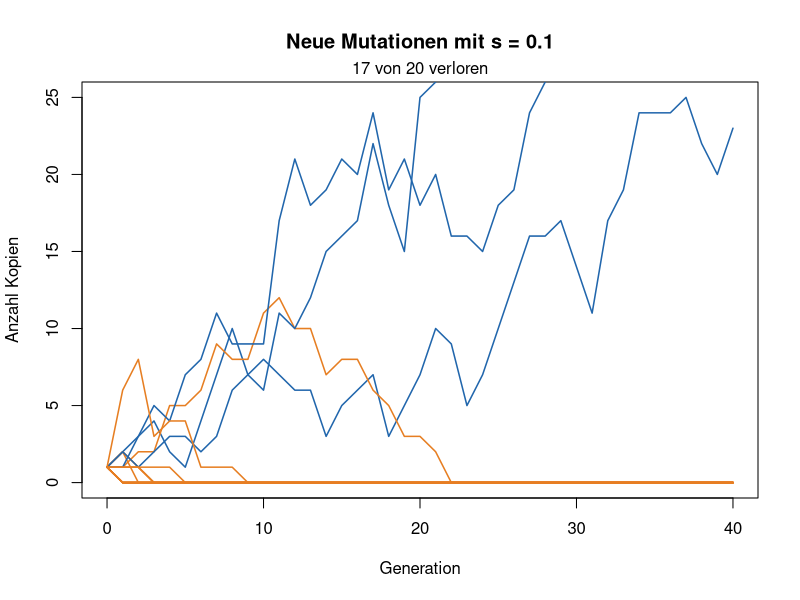
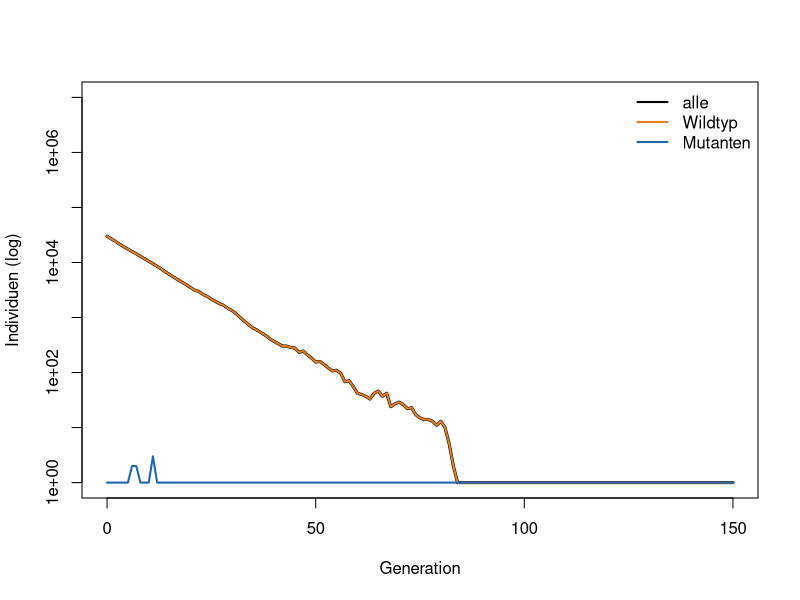
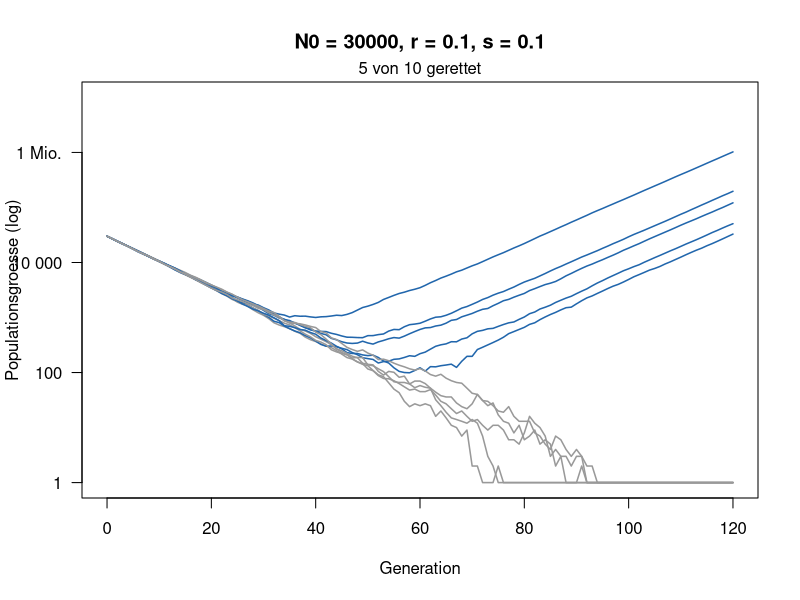
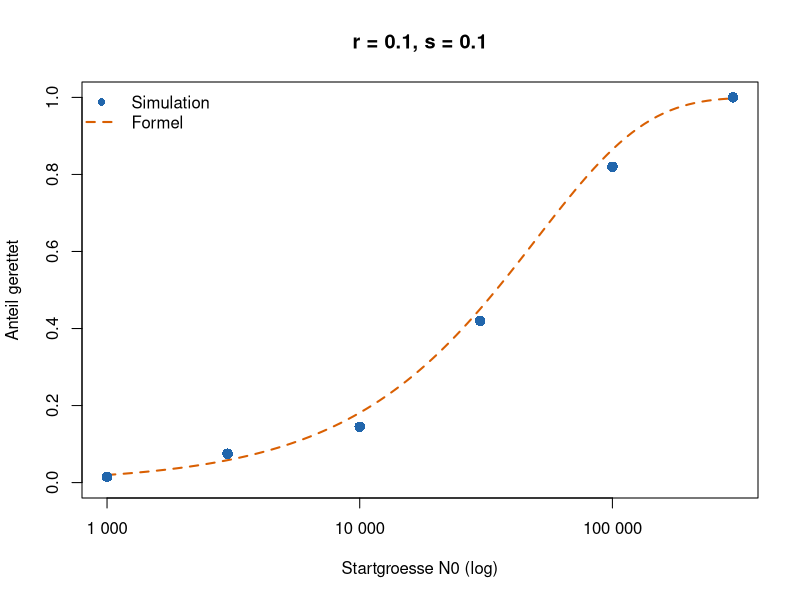
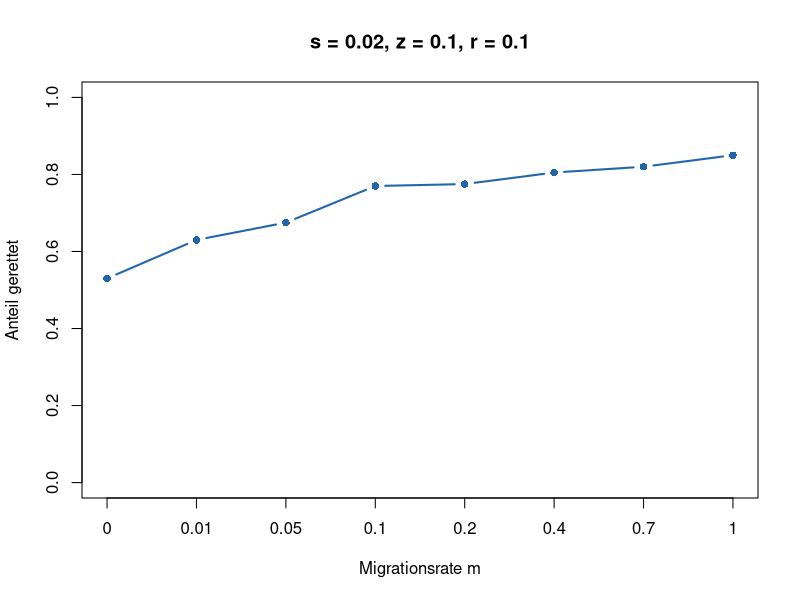
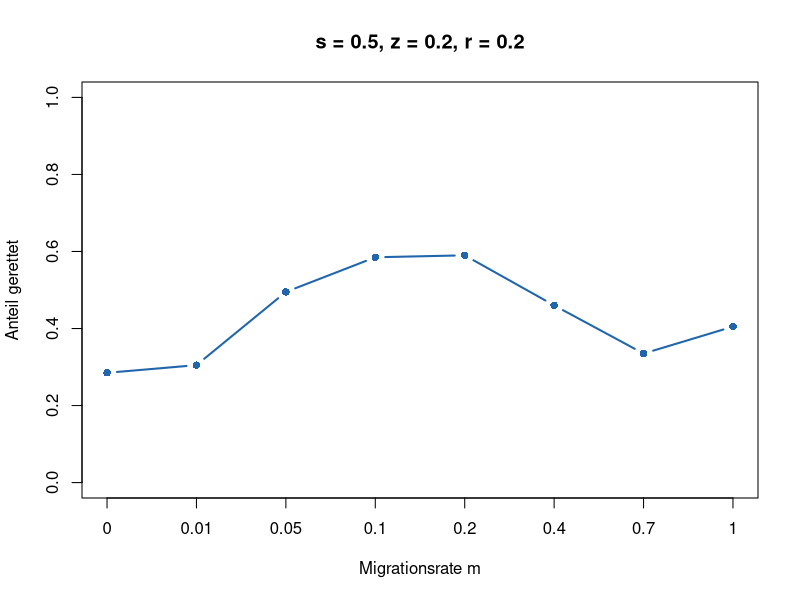

The R source for these figures, in order:
## ---- chunk 1
knitr::opts_chunk$set(echo = TRUE, warning = FALSE, message = FALSE,
                      fig.height = 4.6, fig.width = 7.5)
## ---- chunk 2
#| code-fold: true
#| code-summary: "Hilfsfunktionen (nicht verändern)"
# Eine Mutation über die Zeit: jede Kopie hat im Mittel 1 + s Nachkommen
linie <- function(s, generationen = 40) {
  n <- numeric(generationen + 1)
  n[1] <- 1
  for (t in seq_len(generationen)) n[t + 1] <- rpois(1, n[t] * (1 + s))
  n
}

zeige_linien <- function(s, anzahl = 20) {
  plot(NA, xlim = c(0, 40), ylim = c(0, 25), xlab = "Generation",
       ylab = "Anzahl Kopien", main = paste("Neue Mutationen mit s =", s))
  verloren <- 0
  for (i in seq_len(anzahl)) {
    n <- linie(s)
    weg <- n[41] == 0
    verloren <- verloren + weg
    lines(0:40, n, col = if (weg) "#e67e22" else "#2166ac", lwd = 1.5)
  }
  mtext(paste(verloren, "von", anzahl, "verloren"), side = 3, line = 0.2)
}

# 1 = etabliert (100 Kopien erreicht), 0 = verloren
schicksal <- function(s, grenze = 100) {
  n <- 1
  while (n > 0 && n < grenze) n <- rpois(1, n * (1 + s))
  as.numeric(n >= grenze)
}

schaetze_etablierung <- function(s, wiederholungen = 2000) {
  mean(replicate(wiederholungen, schicksal(s)))
}

# Eine schrumpfende Population: Wildtyp (1 - r), Mutanten (1 + s)
rettung_lauf <- function(N0, r, s, U = 1e-5, generationen = 120) {
  wt <- N0; mut <- 0
  N <- numeric(generationen + 1); N[1] <- N0
  for (t in seq_len(generationen)) {
    neu <- rbinom(1, wt, U)
    wt <- rpois(1, wt * (1 - r))
    mut <- min(rpois(1, mut * (1 + s)) + neu, 1e7)
    N[t + 1] <- wt + mut
  }
  N
}

zeige_rettung <- function(N0, r, s, anzahl = 10) {
  plot(NA, xlim = c(0, 120), ylim = c(1, 1e7), log = "y", xlab = "Generation",
       ylab = "Populationsgroesse (log)", yaxt = "n",
       main = paste0("N0 = ", N0, ", r = ", r, ", s = ", s))
  axis(2, at = 10^c(0, 2, 4, 6), labels = c("1", "100", "10 000", "1 Mio."), las = 1)
  gerettet <- 0
  for (i in seq_len(anzahl)) {
    N <- rettung_lauf(N0, r, s)
    ok <- N[121] > 0
    gerettet <- gerettet + ok
    lines(0:120, pmax(N, 1), col = if (ok) "#2166ac" else "grey60", lwd = 1.5)
  }
  mtext(paste(gerettet, "von", anzahl, "gerettet"), side = 3, line = 0.2)
}

# 1 = gerettet (1000 Mutanten), 0 = ausgestorben
rettung <- function(N0, r, s, U = 1e-5, grenze = 1000) {
  wt <- N0; mut <- 0
  repeat {
    neu <- rbinom(1, wt, U)
    wt <- rpois(1, wt * (1 - r))
    mut <- rpois(1, mut * (1 + s)) + neu
    if (mut >= grenze) return(1)
    if (wt + mut == 0) return(0)
  }
}

schaetze_rettung <- function(N0, r, s, wiederholungen = 300) {
  mean(replicate(wiederholungen, rettung(N0, r, s)))
}

# Näherung (Orr & Unckless 2014)
formel <- function(N0, r, s, U = 1e-5) round(1 - exp(-2 * N0 * U * s / r), 2)
# Simulation (Punkte) und Formel (Linie) für viele Startgrössen
vergleiche_rettung <- function(r, s, N0_werte = c(1e3, 3e3, 1e4, 3e4, 1e5, 3e5),
                               wiederholungen = 200, U = 1e-5) {
  sim <- sapply(N0_werte, function(N0) schaetze_rettung(N0, r, s, wiederholungen))
  N0_fein <- 10^seq(log10(min(N0_werte)), log10(max(N0_werte)), length.out = 100)
  plot(N0_fein, 1 - exp(-2 * N0_fein * U * s / r), type = "l", lwd = 2, lty = 2,
       col = "#d95f02", log = "x", ylim = c(0, 1), xlab = "Startgroesse N0 (log)",
       ylab = "Anteil gerettet", main = paste0("r = ", r, ", s = ", s), xaxt = "n")
  axis(1, at = c(1e3, 1e4, 1e5), labels = c("1 000", "10 000", "100 000"))
  points(N0_werte, sim, pch = 16, cex = 1.4, col = "#2166ac")
  legend("topleft", c("Simulation", "Formel"), col = c("#2166ac", "#d95f02"),
         pch = c(16, NA), lty = c(NA, 2), lwd = 2, bty = "n")
  invisible(data.frame(N0 = N0_werte, simulation = sim))
}
## ---- chunk 3
#| fig-height: 4.4
#| fig-width: 7.5
zeige_linien(s = 0.1)   # hier s ändern
## ---- chunk 4
schaetze_etablierung(s = 0.1)   # hier s ändern
2 * 0.1                         # Faustregel
2 * 0.1 / (1 + 0.1)             # Verzweigungsprozess, Spielzeugmodell
## ---- chunk 5
#| fig-height: 4.4
#| fig-width: 7.5
N0 <- 30000   # Startgrösse
r  <- 0.1     # Rückgang des Wildtyps pro Generation
s  <- 0.1     # Vorteil der Mutante
U  <- 1e-5    # Mutationsrate
generationen <- 150

# 1. Zustand: ein Platz pro Generation
wt  <- numeric(generationen + 1)
mut <- numeric(generationen + 1)
wt[1]  <- N0
mut[1] <- 0

# 2. und 3.: eine Generation, viele Male
for (t in 1:generationen) {
  neu        <- rbinom(1, wt[t], U)                # neue Mutanten unter den Wildtypen
  wt[t + 1]  <- rpois(1, wt[t] * (1 - r))          # Wildtyp: im Mittel 1 - r Nachkommen
  mut[t + 1] <- rpois(1, mut[t] * (1 + s)) + neu   # Mutanten: im Mittel 1 + s Nachkommen
}

plot(0:generationen, pmax(wt + mut, 1), type = "l", lwd = 3, log = "y",
     xlab = "Generation", ylab = "Individuen (log)", ylim = c(1, 1e7))
lines(0:generationen, pmax(wt, 1),  col = "#e67e22", lwd = 2)
lines(0:generationen, pmax(mut, 1), col = "#2166ac", lwd = 2)
legend("topright", c("alle", "Wildtyp", "Mutanten"), col = c("black", "#e67e22", "#2166ac"),
       lwd = 2, bty = "n")

which(mut > 0)[1] - 1   # in welcher Generation gibt es zum ersten Mal Mutanten?
## ---- chunk 6
ein_lauf <- function(N0, r, s, U = 1e-5) {
  wt <- N0
  mut <- 0
  while (wt + mut > 0 && mut < 1000) {   # solange nicht ausgestorben und nicht gerettet
    neu <- rbinom(1, wt, U)
    wt  <- rpois(1, wt * (1 - r))
    mut <- rpois(1, mut * (1 + s)) + neu
  }
  as.numeric(mut >= 1000)   # 1 = gerettet, 0 = ausgestorben
}

ergebnisse <- replicate(200, ein_lauf(N0 = 30000, r = 0.1, s = 0.1))
sum(ergebnisse)    # wie viele von 200 gerettet?
mean(ergebnisse)   # Anteil: Schätzung der Wahrscheinlichkeit
## ---- chunk 7
#| fig-height: 4.6
#| fig-width: 7.5
zeige_rettung(N0 = 30000, r = 0.1, s = 0.1)   # hier N0 oder r ändern
## ---- chunk 8
set.seed(1)
vergleiche_rettung(r = 0.1, s = 0.1)   # hier r oder s ändern
## ---- chunk 9
zwei_orte <- function(m, s, z, r, K = 5000, theta = 100, U = 2e-5, grenze = 500) {
  wt  <- c(K, K)   # Wildtyp in Ort 1 und Ort 2
  mut <- c(0, 0)   # Mutanten in Ort 1 und Ort 2
  for (t in 1:1000) {
    schlecht <- c(TRUE, t > theta)
    wt  <- rpois(2, wt * ifelse(schlecht, 1 - r, 1))
    if (!schlecht[2]) wt[2] <- K                  # Zuflucht bleibt voll
    neu <- rbinom(2, wt, U)                       # neue Mutanten
    mut <- rpois(2, mut * ifelse(schlecht, 1 + z, 1 - s)) + neu
    weg_wt  <- rbinom(2, wt,  m / 2)              # Migration
    weg_mut <- rbinom(2, mut, m / 2)
    wt  <- wt  - weg_wt  + rev(weg_wt)
    mut <- mut - weg_mut + rev(weg_mut)
    if (sum(mut) >= grenze) return(1)             # gerettet
    if (sum(wt) + sum(mut) == 0) return(0)        # ausgestorben
  }
  0
}
## ---- chunk 10
#| code-fold: true
#| code-summary: "Abbildung (nicht verändern)"
zeige_migration <- function(s, z, r, wiederholungen = 200) {
  m_werte <- c(0, 0.01, 0.05, 0.1, 0.2, 0.4, 0.7, 1)
  p <- sapply(m_werte, function(m) mean(replicate(wiederholungen, zwei_orte(m, s, z, r))))
  plot(seq_along(m_werte), p, type = "b", pch = 16, lwd = 2, col = "#2166ac",
       ylim = c(0, 1), xaxt = "n", xlab = "Migrationsrate m", ylab = "Anteil gerettet",
       main = paste0("s = ", s, ", z = ", z, ", r = ", r))
  axis(1, at = seq_along(m_werte), labels = m_werte)
  invisible(data.frame(m = m_werte, gerettet = p))
}
## ---- chunk 11
#| fig-height: 4
#| fig-width: 7.5
set.seed(1)
zeige_migration(s = 0.02, z = 0.1, r = 0.1)   # billige Mutante
## ---- chunk 12
#| fig-height: 4
#| fig-width: 7.5
set.seed(1)
zeige_migration(s = 0.5, z = 0.2, r = 0.2)    # teure Mutante: bitte s ändern
